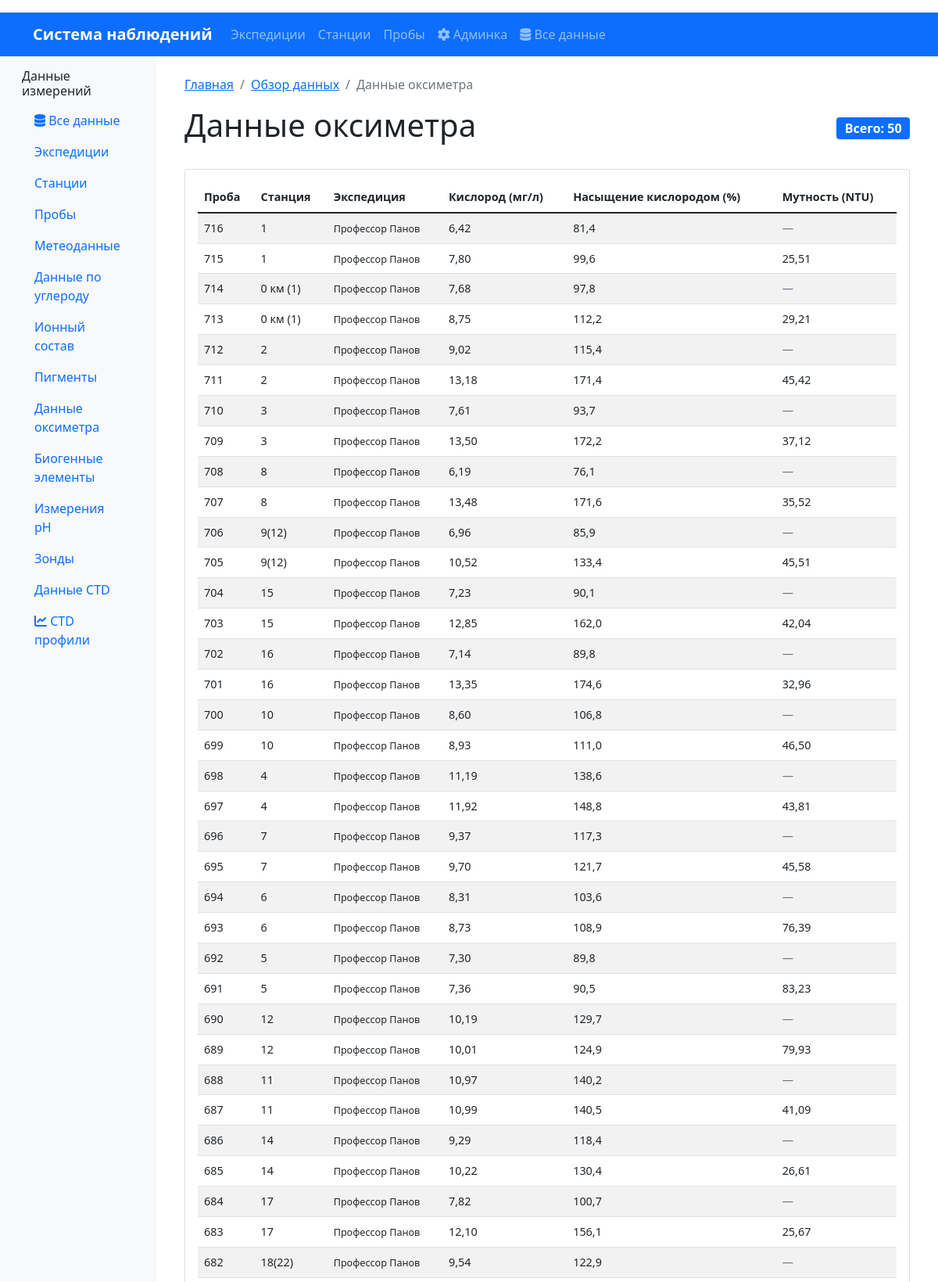
The app's page /data/oxymetr/ (upper part) with its own data.
### oceanography/models.py (models this page shows, shortened)
class OxymetrData(models.Model):
    oxymetr_data_id = models.AutoField(primary_key=True)
    sample = models.ForeignKey(Sample, on_delete=models.CASCADE, verbose_name="Проба", related_name='oxymetr_data')
    do_mg_l_oxy = models.DecimalField(max_digits=5, decimal_places=2, null=True, blank=True, verbose_name="Кислород (мг/л), по оксиметру")
    do_sat_percent_oxy = models.DecimalField(max_digits=5, decimal_places=1, null=True, blank=True, verbose_name="Насыщение кислородом (%), по оксиметру")
    turbidity_ntu_oxy = models.DecimalField(max_digits=6, decimal_places=2, null=True, blank=True, verbose_name="Мутность (NTU), по оксиметру")
    class Meta:
        db_table = 'oxymetr_data'
        verbose_name = "Данные оксиметра"
        verbose_name_plural = "Данные оксиметра"

class Sample(models.Model):
    sample_id = models.AutoField(primary_key=True)
    station = models.ForeignKey(Station, on_delete=models.CASCADE, verbose_name="Станция", related_name='samples')
    datetime = models.DateTimeField(verbose_name="Дата и время отбора пробы")
    sampling_depth = models.CharField(max_length=50, verbose_name="Горизонт отбора")
    comment = models.TextField(blank=True, verbose_name="Комментарии")
    class Meta:
        db_table = 'samples'
        verbose_name = "Проба"
        verbose_name_plural = "Пробы"
        indexes = [
            models.Index(fields=['station', 'datetime']),
            models.Index(fields=['datetime']),
            models.Index(fields=['sampling_depth']),
        ]
        ordering = ['station__expedition', 'station', 'datetime']

class Station(models.Model):
    station_id = models.AutoField(primary_key=True)
    expedition = models.ForeignKey(Expedition, on_delete=models.CASCADE, verbose_name="Экспедиция", related_name='stations')
    station_name = models.CharField(max_length=200, verbose_name="Название станции")
    datetime = models.DateTimeField(verbose_name="Дата и время станции")  # НОВОЕ ПОЛЕ
    latitude = models.DecimalField(max_digits=9, decimal_places=6, verbose_name="Широта")
    longitude = models.DecimalField(max_digits=9, decimal_places=6, verbose_name="Долгота")
    bottom_depth = models.DecimalField(max_digits=7, decimal_places=2, null=True, blank=True, verbose_name="Глубина дна (м)")
    secchi_depth = models.DecimalField(max_digits=5, decimal_places=2, null=True, blank=True, verbose_name="Прозрачность по диску Секки (м)")
    class Meta:
        db_table = 'stations'
        verbose_name = "Станция"
        verbose_name_plural = "Станции"
        indexes = [
            models.Index(fields=['expedition', 'datetime']),
            models.Index(fields=['latitude', 'longitude']),
            models.Index(fields=['datetime']),
        ]
        unique_together = ['expedition', 'datetime']
        ordering = ['expedition', 'datetime']

class Expedition(models.Model):
    expedition_id = models.AutoField(primary_key=True)
    start_date = models.DateField(verbose_name="Дата начала экспедиции")
    end_date = models.DateField(verbose_name="Дата окончания экспедиции")
    platform = models.CharField(max_length=200, verbose_name="Название судна/платформы")
    area = models.CharField(max_length=300, verbose_name="Район работ")
    class Meta:
        db_table = 'expeditions'
        verbose_name = "Экспедиция"
        verbose_name_plural = "Экспедиции"
        indexes = [
            models.Index(fields=['start_date']),
            models.Index(fields=['platform']),
            models.Index(fields=['area']),
        ]
        ordering = ['-start_date']

### oceanography/views.py (the view)
# urls.py: path('data/oxymetr/', OxymetrDataView.as_view(), name='data_oxymetr'),
class OxymetrDataView(ListView):
    model = OxymetrData
    template_name = 'oceanography/data_oxymetr.html'
    context_object_name = 'oxymetr_data'
    paginate_by = 50
    def get_queryset(self):
        return OxymetrData.objects.select_related(
            'sample', 'sample__station', 'sample__station__expedition'
        ).order_by('-sample__datetime')
    def get_context_data(self, **kwargs):
        context = super().get_context_data(**kwargs)
        context['breadcrumbs'] = [
            {'url': reverse('oceanography:home'), 'name': 'Главная'},
            {'url': reverse('oceanography:data_overview'), 'name': 'Обзор данных'},
            {'url': '', 'name': 'Данные оксиметра'}
        ]
        return context

### oceanography/templates/oceanography/data_oxymetr.html (shortened to what this page needs)
{% extends 'base.html' %}
{% load humanize %}
{% block content %}
    {% include 'include/_breadcrumbs.html' %}
    <div class="d-flex justify-content-between align-items-center mb-4">
        <h1>Данные оксиметра</h1>
        <span class="badge bg-primary fs-6">Всего: {{ oxymetr_data.count|intcomma }}</span>
    </div>
    <div class="card">
        <div class="card-body">
            <div class="table-responsive">
                <table class="table table-striped table-hover data-table">
                    <thead>
                        <tr>
                            <th>Проба</th>
                            <th>Станция</th>
                            <th>Экспедиция</th>
                            <th>Кислород (мг/л)</th>
                            <th>Насыщение кислородом (%)</th>
                            <th>Мутность (NTU)</th>
                        </tr>
                    </thead>
                    <tbody>
                        {% for oxymetr in oxymetr_data %}
                        <tr>
                            <td>{{ oxymetr.sample.sample_id }}</td>
                            <td>{{ oxymetr.sample.station.station_name }}</td>
                            <td>
                                <small>{{ oxymetr.sample.station.expedition.platform }}</small>
                            </td>
                            <td>
                                {% if oxymetr.do_mg_l_oxy %}
                                    {{ oxymetr.do_mg_l_oxy|floatformat:2 }}
                                {% else %}
                                    <span class="text-muted">—</span>
                                {% endif %}
                            </td>
                            <td>
                                {% if oxymetr.do_sat_percent_oxy %}
                                    {{ oxymetr.do_sat_percent_oxy|floatformat:1 }}
                                {% else %}
                                    <span class="text-muted">—</span>
                                {% endif %}
                            </td>
                            <td>
                                {% if oxymetr.turbidity_ntu_oxy %}
                                    {{ oxymetr.turbidity_ntu_oxy|floatformat:2 }}
                                {% else %}
                                    <span class="text-muted">—</span>
                                {% endif %}
                            </td>
                        </tr>
                        {% empty %}
                        <tr>
                            <td colspan="6" class="text-center text-muted py-4">
                                Данные оксиметра не найдены
                            </td>
                        </tr>
                        {% endfor %}
                    </tbody>
                </table>
            </div>
        </div>
    </div>
{% endblock %}

### oceanography/templates/base.html (style rules this page uses)
.data-table { font-size: 0.9rem; }
.card { transition: transform 0.2s; }

### records on screen
OxymetrData: sample.sample_id "716", sample.station.station_name "1", sample.station.expedition.platform "Профессор Панов", do_mg_l_oxy "6,42", do_sat_percent_oxy "81,4"
OxymetrData: sample.sample_id "715", sample.station.station_name "1", sample.station.expedition.platform "Профессор Панов", do_mg_l_oxy "7,80", do_sat_percent_oxy "99,6", turbidity_ntu_oxy "25,51"
OxymetrData: sample.sample_id "714", sample.station.station_name "0 км (1)", sample.station.expedition.platform "Профессор Панов", do_mg_l_oxy "7,68", do_sat_percent_oxy "97,8"
OxymetrData: sample.sample_id "713", sample.station.station_name "0 км (1)", sample.station.expedition.platform "Профессор Панов", do_mg_l_oxy "8,75", do_sat_percent_oxy "112,2", turbidity_ntu_oxy "29,21"
OxymetrData: sample.sample_id "712", sample.station.station_name "2", sample.station.expedition.platform "Профессор Панов", do_mg_l_oxy "9,02", do_sat_percent_oxy "115,4"
OxymetrData: sample.sample_id "711", sample.station.station_name "2", sample.station.expedition.platform "Профессор Панов", do_mg_l_oxy "13,18", do_sat_percent_oxy "171,4", turbidity_ntu_oxy "45,42"
OxymetrData: sample.sample_id "710", sample.station.station_name "3", sample.station.expedition.platform "Профессор Панов", do_mg_l_oxy "7,61", do_sat_percent_oxy "93,7"
OxymetrData: sample.sample_id "709", sample.station.station_name "3", sample.station.expedition.platform "Профессор Панов", do_mg_l_oxy "13,50", do_sat_percent_oxy "172,2", turbidity_ntu_oxy "37,12"
OxymetrData: sample.sample_id "708", sample.station.station_name "8", sample.station.expedition.platform "Профессор Панов", do_mg_l_oxy "6,19", do_sat_percent_oxy "76,1"
OxymetrData: sample.sample_id "707", sample.station.station_name "8", sample.station.expedition.platform "Профессор Панов", do_mg_l_oxy "13,48", do_sat_percent_oxy "171,6", turbidity_ntu_oxy "35,52"
OxymetrData: sample.sample_id "706", sample.station.station_name "9(12)", sample.station.expedition.platform "Профессор Панов", do_mg_l_oxy "6,96", do_sat_percent_oxy "85,9"
OxymetrData: sample.sample_id "705", sample.station.station_name "9(12)", sample.station.expedition.platform "Профессор Панов", do_mg_l_oxy "10,52", do_sat_percent_oxy "133,4", turbidity_ntu_oxy "45,51"
OxymetrData: sample.sample_id "704", sample.station.station_name "15", sample.station.expedition.platform "Профессор Панов", do_mg_l_oxy "7,23", do_sat_percent_oxy "90,1"
OxymetrData: sample.sample_id "703", sample.station.station_name "15", sample.station.expedition.platform "Профессор Панов", do_mg_l_oxy "12,85", do_sat_percent_oxy "162,0", turbidity_ntu_oxy "42,04"
OxymetrData: sample.sample_id "702", sample.station.station_name "16", sample.station.expedition.platform "Профессор Панов", do_mg_l_oxy "7,14", do_sat_percent_oxy "89,8"
OxymetrData: sample.sample_id "701", sample.station.station_name "16", sample.station.expedition.platform "Профессор Панов", do_mg_l_oxy "13,35", do_sat_percent_oxy "174,6", turbidity_ntu_oxy "32,96"
OxymetrData: sample.sample_id "700", sample.station.station_name "10", sample.station.expedition.platform "Профессор Панов", do_mg_l_oxy "8,60", do_sat_percent_oxy "106,8"
OxymetrData: sample.sample_id "699", sample.station.station_name "10", sample.station.expedition.platform "Профессор Панов", do_mg_l_oxy "8,93", do_sat_percent_oxy "111,0", turbidity_ntu_oxy "46,50"
OxymetrData: sample.sample_id "698", sample.station.station_name "4", sample.station.expedition.platform "Профессор Панов", do_mg_l_oxy "11,19", do_sat_percent_oxy "138,6"
OxymetrData: sample.sample_id "697", sample.station.station_name "4", sample.station.expedition.platform "Профессор Панов", do_mg_l_oxy "11,92", do_sat_percent_oxy "148,8", turbidity_ntu_oxy "43,81"
OxymetrData: sample.sample_id "696", sample.station.station_name "7", sample.station.expedition.platform "Профессор Панов", do_mg_l_oxy "9,37", do_sat_percent_oxy "117,3"
OxymetrData: sample.sample_id "695", sample.station.station_name "7", sample.station.expedition.platform "Профессор Панов", do_mg_l_oxy "9,70", do_sat_percent_oxy "121,7", turbidity_ntu_oxy "45,58"
OxymetrData: sample.sample_id "694", sample.station.station_name "6", sample.station.expedition.platform "Профессор Панов", do_mg_l_oxy "8,31", do_sat_percent_oxy "103,6"
OxymetrData: sample.sample_id "693", sample.station.station_name "6", sample.station.expedition.platform "Профессор Панов", do_mg_l_oxy "8,73", do_sat_percent_oxy "108,9", turbidity_ntu_oxy "76,39"
OxymetrData: sample.sample_id "692", sample.station.station_name "5", sample.station.expedition.platform "Профессор Панов", do_mg_l_oxy "7,30", do_sat_percent_oxy "89,8"
OxymetrData: sample.sample_id "691", sample.station.station_name "5", sample.station.expedition.platform "Профессор Панов", do_mg_l_oxy "7,36", do_sat_percent_oxy "90,5", turbidity_ntu_oxy "83,23"
OxymetrData: sample.sample_id "690", sample.station.station_name "12", sample.station.expedition.platform "Профессор Панов", do_mg_l_oxy "10,19", do_sat_percent_oxy "129,7"
OxymetrData: sample.sample_id "689", sample.station.station_name "12", sample.station.expedition.platform "Профессор Панов", do_mg_l_oxy "10,01", do_sat_percent_oxy "124,9", turbidity_ntu_oxy "79,93"
OxymetrData: sample.sample_id "688", sample.station.station_name "11", sample.station.expedition.platform "Профессор Панов", do_mg_l_oxy "10,97", do_sat_percent_oxy "140,2"
OxymetrData: sample.sample_id "687", sample.station.station_name "11", sample.station.expedition.platform "Профессор Панов", do_mg_l_oxy "10,99", do_sat_percent_oxy "140,5", turbidity_ntu_oxy "41,09"
OxymetrData: sample.sample_id "686", sample.station.station_name "14", sample.station.expedition.platform "Профессор Панов", do_mg_l_oxy "9,29", do_sat_percent_oxy "118,4"
OxymetrData: sample.sample_id "685", sample.station.station_name "14", sample.station.expedition.platform "Профессор Панов", do_mg_l_oxy "10,22", do_sat_percent_oxy "130,4", turbidity_ntu_oxy "26,61"
OxymetrData: sample.sample_id "684", sample.station.station_name "17", sample.station.expedition.platform "Профессор Панов", do_mg_l_oxy "7,82", do_sat_percent_oxy "100,7"
OxymetrData: sample.sample_id "683", sample.station.station_name "17", sample.station.expedition.platform "Профессор Панов", do_mg_l_oxy "12,10", do_sat_percent_oxy "156,1", turbidity_ntu_oxy "25,67"
OxymetrData: sample.sample_id "682", sample.station.station_name "18(22)", sample.station.expedition.platform "Профессор Панов", do_mg_l_oxy "9,54", do_sat_percent_oxy "122,9"

### other values on screen
{{ crumb.name }} "Главная" "Обзор данных"
{{ crumb.name }} "Данные оксиметра"
{{ oxymetr_data.count|intcomma }} "50"
